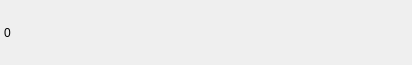
<?xml version="1.0" encoding="UTF-8"?>
<ui version="4.0">
 <class>MagnetListItem</class>
 <widget class="QWidget" name="MagnetListItem">
  <property name="geometry">
   <rect>
    <x>0</x>
    <y>0</y>
    <width>412</width>
    <height>65</height>
   </rect>
  </property>
  <property name="windowTitle">
   <string>Form</string>
  </property>
  <layout class="QHBoxLayout" name="horizontalLayout">
   <property name="leftMargin">
    <number>4</number>
   </property>
   <property name="topMargin">
    <number>0</number>
   </property>
   <property name="rightMargin">
    <number>4</number>
   </property>
   <property name="bottomMargin">
    <number>0</number>
   </property>
   <item>
    <widget class="PyDMLabel" name="powerClassNumberLabel">
     <property name="sizePolicy">
      <sizepolicy hsizetype="Maximum" vsizetype="Preferred">
       <horstretch>0</horstretch>
       <verstretch>0</verstretch>
      </sizepolicy>
     </property>
     <property name="minimumSize">
      <size>
       <width>110</width>
       <height>0</height>
      </size>
     </property>
     <property name="maximumSize">
      <size>
       <width>40</width>
       <height>16777215</height>
      </size>
     </property>
     <property name="toolTip">
      <string/>
     </property>
     <property name="whatsThis">
      <string/>
     </property>
     <property name="text">
      <string>0</string>
     </property>
     <property name="alarmSensitiveText" stdset="0">
      <bool>false</bool>
     </property>
     <property name="alarmSensitiveBorder" stdset="0">
      <bool>true</bool>
     </property>
     <property name="precision">
      <number>7</number>
     </property>
    </widget>
   </item>
   <item>
    <widget class="PyDMLabel" name="powerClassDescriptionLabel">
     <property name="toolTip">
      <string/>
     </property>
     <property name="whatsThis">
      <string/>
     </property>
    </widget>
   </item>
  </layout>
 </widget>
 <customwidgets>
  <customwidget>
   <class>PyDMLabel</class>
   <extends>QLabel</extends>
   <header>pydm.widgets.label</header>
  </customwidget>
 </customwidgets>
 <resources/>
 <connections/>
</ui>
